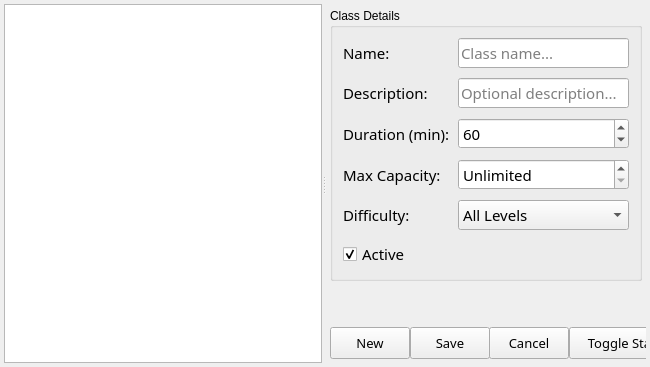
     <widget class="QWidget" name="tab_classes">
      <attribute name="title">
       <string>Classes</string>
      </attribute>
      <layout class="QVBoxLayout" name="verticalLayout_classes_tab">
       <property name="spacing">
        <number>4</number>
       </property>
       <property name="leftMargin">
        <number>4</number>
       </property>
       <property name="topMargin">
        <number>4</number>
       </property>
       <property name="rightMargin">
        <number>4</number>
       </property>
       <property name="bottomMargin">
        <number>4</number>
       </property>
       <item>
        <widget class="QSplitter" name="splitter_classes">
         <property name="orientation">
          <enum>Qt::Horizontal</enum>
         </property>
         <property name="childrenCollapsible">
          <bool>false</bool>
         </property>

         <!-- Left: classes table -->
         <widget class="QTableWidget" name="classes_table">
          <property name="sizePolicy">
           <sizepolicy hsizetype="Expanding" vsizetype="Expanding">
            <horstretch>3</horstretch>
            <verstretch>0</verstretch>
           </sizepolicy>
          </property>
         </widget>

         <!-- Right: class detail form -->
         <widget class="QWidget" name="widget_class_form">
          <property name="sizePolicy">
           <sizepolicy hsizetype="Preferred" vsizetype="Preferred">
            <horstretch>2</horstretch>
            <verstretch>0</verstretch>
           </sizepolicy>
          </property>
          <property name="minimumSize">
           <size>
            <width>300</width>
            <height>0</height>
           </size>
          </property>
          <layout class="QVBoxLayout" name="verticalLayout_class_form">
           <property name="leftMargin">
            <number>4</number>
           </property>
           <property name="topMargin">
            <number>4</number>
           </property>
           <property name="rightMargin">
            <number>4</number>
           </property>
           <property name="bottomMargin">
            <number>4</number>
           </property>

           <item>
            <widget class="QGroupBox" name="groupBox_class_details">
             <property name="title">
              <string>Class Details</string>
             </property>
             <layout class="QFormLayout" name="formLayout_class">
              <property name="leftMargin">
               <number>10</number>
              </property>
              <property name="topMargin">
               <number>10</number>
              </property>
              <property name="rightMargin">
               <number>10</number>
              </property>
              <property name="bottomMargin">
               <number>10</number>
              </property>
              <property name="horizontalSpacing">
               <number>8</number>
              </property>
              <property name="verticalSpacing">
               <number>10</number>
              </property>

              <!-- Name -->
              <item row="0" column="0">
               <widget class="QLabel" name="label_class_name">
                <property name="font">
                 <font>
                  <family>Century Gothic</family>
                  <pointsize>11</pointsize>
                 </font>
                </property>
                <property name="text">
                 <string>Name:</string>
                </property>
               </widget>
              </item>
              <item row="0" column="1">
               <widget class="QLineEdit" name="input_class_name">
                <property name="font">
                 <font>
                  <family>Century Gothic</family>
                  <pointsize>11</pointsize>
                 </font>
                </property>
                <property name="placeholderText">
                 <string>Class name...</string>
                </property>
               </widget>
              </item>

              <!-- Description -->
              <item row="1" column="0">
               <widget class="QLabel" name="label_class_description">
                <property name="font">
                 <font>
                  <family>Century Gothic</family>
                  <pointsize>11</pointsize>
                 </font>
                </property>
                <property name="text">
                 <string>Description:</string>
                </property>
               </widget>
              </item>
              <item row="1" column="1">
               <widget class="QLineEdit" name="input_class_description">
                <property name="font">
                 <font>
                  <family>Century Gothic</family>
                  <pointsize>11</pointsize>
                 </font>
                </property>
                <property name="placeholderText">
                 <string>Optional description...</string>
                </property>
               </widget>
              </item>

              <!-- Duration (minutes) -->
              <item row="2" column="0">
               <widget class="QLabel" name="label_duration_min">
                <property name="font">
                 <font>
                  <family>Century Gothic</family>
                  <pointsize>11</pointsize>
                 </font>
                </property>
                <property name="text">
                 <string>Duration (min):</string>
                </property>
               </widget>
              </item>
              <item row="2" column="1">
               <widget class="QSpinBox" name="spin_duration_minutes">
                <property name="font">
                 <font>
                  <family>Century Gothic</family>
                  <pointsize>11</pointsize>
                 </font>
                </property>
                <property name="minimum">
                 <number>1</number>
                </property>
                <property name="maximum">
                 <number>480</number>
                </property>
                <property name="value">
                 <number>60</number>
                </property>
               </widget>
              </item>

              <!-- Max Capacity -->
              <item row="3" column="0">
               <widget class="QLabel" name="label_max_capacity">
                <property name="font">
                 <font>
                  <family>Century Gothic</family>
                  <pointsize>11</pointsize>
                 </font>
                </property>
                <property name="text">
                 <string>Max Capacity:</string>
                </property>
               </widget>
              </item>
              <item row="3" column="1">
               <widget class="QSpinBox" name="spin_max_capacity">
                <property name="font">
                 <font>
                  <family>Century Gothic</family>
                  <pointsize>11</pointsize>
                 </font>
                </property>
                <property name="specialValueText">
                 <string>Unlimited</string>
                </property>
                <property name="minimum">
                 <number>0</number>
                </property>
                <property name="maximum">
                 <number>999</number>
                </property>
               </widget>
              </item>

              <!-- Difficulty Level -->
              <item row="4" column="0">
               <widget class="QLabel" name="label_difficulty">
                <property name="font">
                 <font>
                  <family>Century Gothic</family>
                  <pointsize>11</pointsize>
                 </font>
                </property>
                <property name="text">
                 <string>Difficulty:</string>
                </property>
               </widget>
              </item>
              <item row="4" column="1">
               <widget class="QComboBox" name="combo_difficulty">
                <property name="font">
                 <font>
                  <family>Century Gothic</family>
                  <pointsize>11</pointsize>
                 </font>
                </property>
                <item>
                 <property name="text">
                  <string>All Levels</string>
                 </property>
                </item>
                <item>
                 <property name="text">
                  <string>Beginner</string>
                 </property>
                </item>
                <item>
                 <property name="text">
                  <string>Intermediate</string>
                 </property>
                </item>
                <item>
                 <property name="text">
                  <string>Advanced</string>
                 </property>
                </item>
               </widget>
              </item>

              <!-- Active -->
              <item row="5" column="0" colspan="2">
               <widget class="QCheckBox" name="check_class_active">
                <property name="font">
                 <font>
                  <family>Century Gothic</family>
                  <pointsize>11</pointsize>
                 </font>
                </property>
                <property name="text">
                 <string>Active</string>
                </property>
                <property name="checked">
                 <bool>true</bool>
                </property>
               </widget>
              </item>

             </layout>
            </widget>
           </item>

           <item>
            <spacer name="verticalSpacer_class_form">
             <property name="orientation">
              <enum>Qt::Vertical</enum>
             </property>
             <property name="sizeHint" stdset="0">
              <size>
               <width>20</width>
               <height>40</height>
              </size>
             </property>
            </spacer>
           </item>

           <!-- Class action buttons -->
           <item>
            <layout class="QHBoxLayout" name="horizontalLayout_class_btns">
             <property name="spacing">
              <number>6</number>
             </property>
             <item>
              <widget class="QPushButton" name="btn_new_class">
               <property name="minimumSize">
                <size>
                 <width>80</width>
                 <height>32</height>
                </size>
               </property>
               <property name="font">
                <font>
                 <family>Century Gothic</family>
                 <pointsize>10</pointsize>
                </font>
               </property>
               <property name="text">
                <string>New</string>
               </property>
              </widget>
             </item>
             <item>
              <widget class="QPushButton" name="btn_save_class">
               <property name="minimumSize">
                <size>
                 <width>80</width>
                 <height>32</height>
                </size>
               </property>
               <property name="font">
                <font>
                 <family>Century Gothic</family>
                 <pointsize>10</pointsize>
                </font>
               </property>
               <property name="text">
                <string>Save</string>
               </property>
              </widget>
             </item>
             <item>
              <widget class="QPushButton" name="btn_cancel_class">
               <property name="minimumSize">
                <size>
                 <width>80</width>
                 <height>32</height>
                </size>
               </property>
               <property name="font">
                <font>
                 <family>Century Gothic</family>
                 <pointsize>10</pointsize>
                </font>
               </property>
               <property name="text">
                <string>Cancel</string>
               </property>
              </widget>
             </item>
             <item>
              <widget class="QPushButton" name="btn_toggle_class_status">
               <property name="minimumSize">
                <size>
                 <width>120</width>
                 <height>32</height>
                </size>
               </property>
               <property name="font">
                <font>
                 <family>Century Gothic</family>
                 <pointsize>10</pointsize>
                </font>
               </property>
               <property name="text">
                <string>Toggle Status</string>
               </property>
              </widget>
             </item>
            </layout>
           </item>

          </layout>
         </widget>
        </widget>
       </item>
      </layout>
     </widget>
